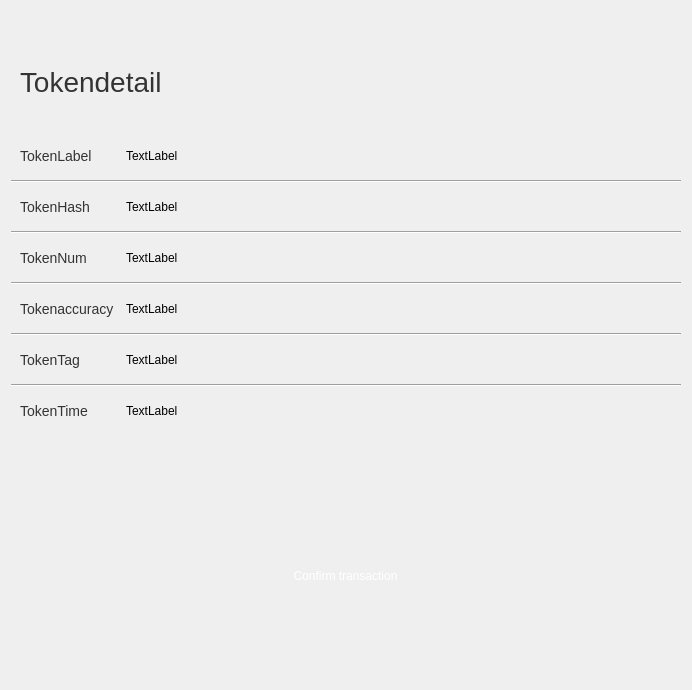
<?xml version="1.0" encoding="UTF-8"?>
<ui version="4.0">
 <class>ecoinconfirmcreatedialog</class>
 <widget class="QWidget" name="ecoinconfirmcreatedialog">
  <property name="geometry">
   <rect>
    <x>0</x>
    <y>0</y>
    <width>692</width>
    <height>690</height>
   </rect>
  </property>
  <property name="windowTitle">
   <string>Form</string>
  </property>
  <layout class="QVBoxLayout" name="verticalLayout">
   <property name="spacing">
    <number>0</number>
   </property>
   <item>
    <widget class="QWidget" name="widget" native="true">
     <layout class="QHBoxLayout" name="horizontalLayout">
      <property name="spacing">
       <number>0</number>
      </property>
      <property name="topMargin">
       <number>0</number>
      </property>
      <property name="bottomMargin">
       <number>0</number>
      </property>
      <item>
       <widget class="QPushButton" name="pushButton">
        <property name="minimumSize">
         <size>
          <width>21</width>
          <height>21</height>
         </size>
        </property>
        <property name="maximumSize">
         <size>
          <width>21</width>
          <height>21</height>
         </size>
        </property>
        <property name="styleSheet">
         <string notr="true">background-image: url(:/res/png/back.png);border:none</string>
        </property>
        <property name="text">
         <string/>
        </property>
       </widget>
      </item>
      <item>
       <spacer name="horizontalSpacer">
        <property name="orientation">
         <enum>Qt::Horizontal</enum>
        </property>
        <property name="sizeHint" stdset="0">
         <size>
          <width>326</width>
          <height>20</height>
         </size>
        </property>
       </spacer>
      </item>
     </layout>
    </widget>
   </item>
   <item>
    <widget class="QWidget" name="widget_2" native="true">
     <property name="minimumSize">
      <size>
       <width>0</width>
       <height>100</height>
      </size>
     </property>
     <property name="maximumSize">
      <size>
       <width>16777215</width>
       <height>100</height>
      </size>
     </property>
     <layout class="QHBoxLayout" name="horizontalLayout_2">
      <property name="spacing">
       <number>0</number>
      </property>
      <property name="topMargin">
       <number>0</number>
      </property>
      <property name="bottomMargin">
       <number>0</number>
      </property>
      <item>
       <widget class="QLabel" name="label">
        <property name="minimumSize">
         <size>
          <width>0</width>
          <height>100</height>
         </size>
        </property>
        <property name="maximumSize">
         <size>
          <width>16777215</width>
          <height>100</height>
         </size>
        </property>
        <property name="styleSheet">
         <string notr="true">color: rgb(51, 51, 51);font-size : 28px;</string>
        </property>
        <property name="text">
         <string>Tokendetail</string>
        </property>
       </widget>
      </item>
      <item>
       <spacer name="horizontalSpacer_2">
        <property name="orientation">
         <enum>Qt::Horizontal</enum>
        </property>
        <property name="sizeHint" stdset="0">
         <size>
          <width>361</width>
          <height>20</height>
         </size>
        </property>
       </spacer>
      </item>
     </layout>
    </widget>
   </item>
   <item>
    <widget class="QWidget" name="widget_3" native="true">
     <property name="minimumSize">
      <size>
       <width>0</width>
       <height>48</height>
      </size>
     </property>
     <property name="maximumSize">
      <size>
       <width>16777215</width>
       <height>48</height>
      </size>
     </property>
     <layout class="QHBoxLayout" name="horizontalLayout_3">
      <item>
       <widget class="QLabel" name="label_2">
        <property name="minimumSize">
         <size>
          <width>100</width>
          <height>0</height>
         </size>
        </property>
        <property name="maximumSize">
         <size>
          <width>100</width>
          <height>16777215</height>
         </size>
        </property>
        <property name="styleSheet">
         <string notr="true">font-size : 14px;
color: rgb(51, 51, 51);</string>
        </property>
        <property name="text">
         <string>TokenLabel</string>
        </property>
       </widget>
      </item>
      <item>
       <widget class="QLabel" name="tokenname">
        <property name="text">
         <string>TextLabel</string>
        </property>
       </widget>
      </item>
      <item>
       <spacer name="horizontalSpacer_3">
        <property name="orientation">
         <enum>Qt::Horizontal</enum>
        </property>
        <property name="sizeHint" stdset="0">
         <size>
          <width>274</width>
          <height>20</height>
         </size>
        </property>
       </spacer>
      </item>
     </layout>
    </widget>
   </item>
   <item>
    <widget class="Line" name="line_5">
     <property name="orientation">
      <enum>Qt::Horizontal</enum>
     </property>
    </widget>
   </item>
   <item>
    <widget class="QWidget" name="widget_4" native="true">
     <property name="minimumSize">
      <size>
       <width>0</width>
       <height>48</height>
      </size>
     </property>
     <property name="maximumSize">
      <size>
       <width>16777215</width>
       <height>48</height>
      </size>
     </property>
     <layout class="QHBoxLayout" name="horizontalLayout_4">
      <item>
       <widget class="QLabel" name="label_4">
        <property name="minimumSize">
         <size>
          <width>100</width>
          <height>0</height>
         </size>
        </property>
        <property name="maximumSize">
         <size>
          <width>100</width>
          <height>16777215</height>
         </size>
        </property>
        <property name="styleSheet">
         <string notr="true">font-size : 14px;
color: rgb(51, 51, 51);</string>
        </property>
        <property name="text">
         <string>TokenHash</string>
        </property>
       </widget>
      </item>
      <item>
       <widget class="QLabel" name="tokenhash">
        <property name="text">
         <string>TextLabel</string>
        </property>
       </widget>
      </item>
      <item>
       <spacer name="horizontalSpacer_4">
        <property name="orientation">
         <enum>Qt::Horizontal</enum>
        </property>
        <property name="sizeHint" stdset="0">
         <size>
          <width>274</width>
          <height>20</height>
         </size>
        </property>
       </spacer>
      </item>
     </layout>
    </widget>
   </item>
   <item>
    <widget class="Line" name="line_4">
     <property name="orientation">
      <enum>Qt::Horizontal</enum>
     </property>
    </widget>
   </item>
   <item>
    <widget class="QWidget" name="widget_5" native="true">
     <property name="minimumSize">
      <size>
       <width>0</width>
       <height>48</height>
      </size>
     </property>
     <property name="maximumSize">
      <size>
       <width>16777215</width>
       <height>48</height>
      </size>
     </property>
     <layout class="QHBoxLayout" name="horizontalLayout_5">
      <item>
       <widget class="QLabel" name="label_6">
        <property name="minimumSize">
         <size>
          <width>100</width>
          <height>0</height>
         </size>
        </property>
        <property name="maximumSize">
         <size>
          <width>100</width>
          <height>16777215</height>
         </size>
        </property>
        <property name="styleSheet">
         <string notr="true">font-size : 14px;
color: rgb(51, 51, 51);</string>
        </property>
        <property name="text">
         <string>TokenNum</string>
        </property>
       </widget>
      </item>
      <item>
       <widget class="QLabel" name="tokennum">
        <property name="text">
         <string>TextLabel</string>
        </property>
       </widget>
      </item>
      <item>
       <spacer name="horizontalSpacer_5">
        <property name="orientation">
         <enum>Qt::Horizontal</enum>
        </property>
        <property name="sizeHint" stdset="0">
         <size>
          <width>274</width>
          <height>20</height>
         </size>
        </property>
       </spacer>
      </item>
     </layout>
    </widget>
   </item>
   <item>
    <widget class="Line" name="line_3">
     <property name="orientation">
      <enum>Qt::Horizontal</enum>
     </property>
    </widget>
   </item>
   <item>
    <widget class="QWidget" name="widget_6" native="true">
     <property name="minimumSize">
      <size>
       <width>0</width>
       <height>48</height>
      </size>
     </property>
     <property name="maximumSize">
      <size>
       <width>16777215</width>
       <height>48</height>
      </size>
     </property>
     <layout class="QHBoxLayout" name="horizontalLayout_6">
      <item>
       <widget class="QLabel" name="label_8">
        <property name="minimumSize">
         <size>
          <width>100</width>
          <height>0</height>
         </size>
        </property>
        <property name="maximumSize">
         <size>
          <width>100</width>
          <height>16777215</height>
         </size>
        </property>
        <property name="styleSheet">
         <string notr="true">font-size : 14px;
color: rgb(51, 51, 51);</string>
        </property>
        <property name="text">
         <string>Tokenaccuracy</string>
        </property>
       </widget>
      </item>
      <item>
       <widget class="QLabel" name="tokenaccuracy">
        <property name="text">
         <string>TextLabel</string>
        </property>
       </widget>
      </item>
      <item>
       <spacer name="horizontalSpacer_6">
        <property name="orientation">
         <enum>Qt::Horizontal</enum>
        </property>
        <property name="sizeHint" stdset="0">
         <size>
          <width>274</width>
          <height>20</height>
         </size>
        </property>
       </spacer>
      </item>
     </layout>
    </widget>
   </item>
   <item>
    <widget class="Line" name="line_2">
     <property name="orientation">
      <enum>Qt::Horizontal</enum>
     </property>
    </widget>
   </item>
   <item>
    <widget class="QWidget" name="widget_7" native="true">
     <property name="minimumSize">
      <size>
       <width>0</width>
       <height>48</height>
      </size>
     </property>
     <property name="maximumSize">
      <size>
       <width>16777215</width>
       <height>48</height>
      </size>
     </property>
     <layout class="QHBoxLayout" name="horizontalLayout_7">
      <item>
       <widget class="QLabel" name="label_10">
        <property name="minimumSize">
         <size>
          <width>100</width>
          <height>0</height>
         </size>
        </property>
        <property name="maximumSize">
         <size>
          <width>100</width>
          <height>16777215</height>
         </size>
        </property>
        <property name="styleSheet">
         <string notr="true">font-size : 14px;
color: rgb(51, 51, 51);</string>
        </property>
        <property name="text">
         <string>TokenTag</string>
        </property>
       </widget>
      </item>
      <item>
       <widget class="QLabel" name="tokenlabel">
        <property name="text">
         <string>TextLabel</string>
        </property>
       </widget>
      </item>
      <item>
       <spacer name="horizontalSpacer_7">
        <property name="orientation">
         <enum>Qt::Horizontal</enum>
        </property>
        <property name="sizeHint" stdset="0">
         <size>
          <width>274</width>
          <height>20</height>
         </size>
        </property>
       </spacer>
      </item>
     </layout>
    </widget>
   </item>
   <item>
    <widget class="Line" name="line">
     <property name="orientation">
      <enum>Qt::Horizontal</enum>
     </property>
    </widget>
   </item>
   <item>
    <widget class="QWidget" name="widget_8" native="true">
     <property name="minimumSize">
      <size>
       <width>0</width>
       <height>48</height>
      </size>
     </property>
     <property name="maximumSize">
      <size>
       <width>16777215</width>
       <height>48</height>
      </size>
     </property>
     <layout class="QHBoxLayout" name="horizontalLayout_8">
      <item>
       <widget class="QLabel" name="label_12">
        <property name="minimumSize">
         <size>
          <width>100</width>
          <height>0</height>
         </size>
        </property>
        <property name="maximumSize">
         <size>
          <width>100</width>
          <height>16777215</height>
         </size>
        </property>
        <property name="styleSheet">
         <string notr="true">font-size : 14px;
color: rgb(51, 51, 51);</string>
        </property>
        <property name="text">
         <string>TokenTime</string>
        </property>
       </widget>
      </item>
      <item>
       <widget class="QLabel" name="tokentime">
        <property name="text">
         <string>TextLabel</string>
        </property>
       </widget>
      </item>
      <item>
       <spacer name="horizontalSpacer_8">
        <property name="orientation">
         <enum>Qt::Horizontal</enum>
        </property>
        <property name="sizeHint" stdset="0">
         <size>
          <width>274</width>
          <height>20</height>
         </size>
        </property>
       </spacer>
      </item>
     </layout>
    </widget>
   </item>
   <item>
    <widget class="QWidget" name="widget_10" native="true">
     <layout class="QHBoxLayout" name="horizontalLayout_10">
      <item>
       <widget class="QLabel" name="tiplabel">
        <property name="text">
         <string/>
        </property>
        <property name="textInteractionFlags">
         <set>Qt::NoTextInteraction</set>
        </property>
       </widget>
      </item>
      <item>
       <spacer name="horizontalSpacer_11">
        <property name="orientation">
         <enum>Qt::Horizontal</enum>
        </property>
        <property name="sizeHint" stdset="0">
         <size>
          <width>40</width>
          <height>20</height>
         </size>
        </property>
       </spacer>
      </item>
     </layout>
    </widget>
   </item>
   <item>
    <spacer name="verticalSpacer_2">
     <property name="orientation">
      <enum>Qt::Vertical</enum>
     </property>
     <property name="sizeHint" stdset="0">
      <size>
       <width>20</width>
       <height>28</height>
      </size>
     </property>
    </spacer>
   </item>
   <item>
    <widget class="QWidget" name="widget_9" native="true">
     <layout class="QHBoxLayout" name="horizontalLayout_9">
      <item>
       <spacer name="horizontalSpacer_10">
        <property name="orientation">
         <enum>Qt::Horizontal</enum>
        </property>
        <property name="sizeHint" stdset="0">
         <size>
          <width>158</width>
          <height>20</height>
         </size>
        </property>
       </spacer>
      </item>
      <item>
       <widget class="QPushButton" name="pushButton_createeCoin">
        <property name="minimumSize">
         <size>
          <width>421</width>
          <height>50</height>
         </size>
        </property>
        <property name="maximumSize">
         <size>
          <width>421</width>
          <height>50</height>
         </size>
        </property>
        <property name="styleSheet">
         <string notr="true">border:none;
color: rgb(255, 255, 255);
background-image: url(:/res/png/buttons/421_50.png);</string>
        </property>
        <property name="text">
         <string>Confirm transaction</string>
        </property>
       </widget>
      </item>
      <item>
       <spacer name="horizontalSpacer_9">
        <property name="orientation">
         <enum>Qt::Horizontal</enum>
        </property>
        <property name="sizeHint" stdset="0">
         <size>
          <width>158</width>
          <height>20</height>
         </size>
        </property>
       </spacer>
      </item>
     </layout>
    </widget>
   </item>
   <item>
    <spacer name="verticalSpacer">
     <property name="orientation">
      <enum>Qt::Vertical</enum>
     </property>
     <property name="sizeHint" stdset="0">
      <size>
       <width>20</width>
       <height>66</height>
      </size>
     </property>
    </spacer>
   </item>
  </layout>
 </widget>
 <resources/>
 <connections/>
</ui>
